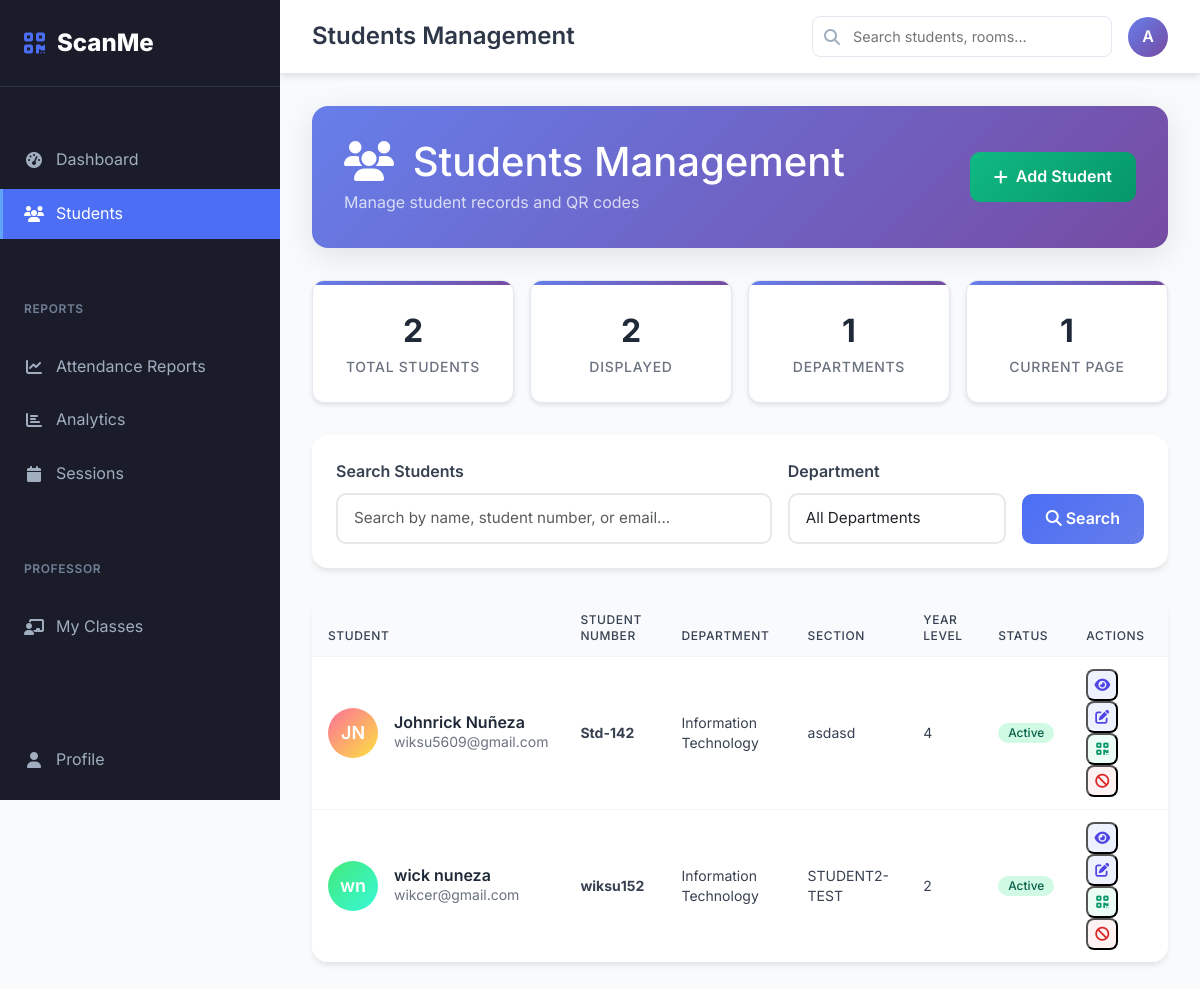
Page /students/ (signed in) on the committed database.
### app/models/user_model.py (models this page shows, shortened)
class User(UserMixin, db.Model):
    __tablename__ = 'users'
    id = db.Column(db.Integer, primary_key=True)
    username = db.Column(db.String(80), unique=True, nullable=False, index=True)
    email = db.Column(db.String(120), unique=True, nullable=False, index=True)
    password = db.Column(db.String(255), nullable=False)
    role = db.Column(db.String(20), nullable=False, default='student')  # admin, student, professor
    is_active = db.Column(db.Boolean, default=True, nullable=False)
    created_at = db.Column(db.DateTime, default=datetime.utcnow)
    last_login = db.Column(db.DateTime)
    attendance_records = db.relationship('AttendanceRecord', backref='scanned_by_user', lazy=True,
                                       foreign_keys='AttendanceRecord.scanned_by')
    time_in_records = db.relationship('AttendanceRecord', backref='time_in_scanned_by_user', lazy=True,
                                    foreign_keys='AttendanceRecord.time_in_scanned_by')
    time_out_records = db.relationship('AttendanceRecord', backref='time_out_scanned_by_user', lazy=True,
                                     foreign_keys='AttendanceRecord.time_out_scanned_by')
    def is_admin(self):
        return self.role == 'admin'
    def is_professor(self):
        return self.role == 'professor'
    def can_manage_students(self):
        return self.role in ['admin', 'professor']
    def can_view_reports(self):
        return self.role in ['admin', 'professor']
    def get_display_name(self):
        return self.username.title()

### app/models/student_model.py (models this page shows, shortened)
class Student(db.Model):
    __tablename__ = 'students'
    id = db.Column(db.Integer, primary_key=True)
    student_no = db.Column(db.String(20), unique=True, nullable=False, index=True)
    first_name = db.Column(db.String(50), nullable=False)
    last_name = db.Column(db.String(50), nullable=False)
    email = db.Column(db.String(120), unique=True, nullable=False, index=True)
    department = db.Column(db.String(100), nullable=False)
    section = db.Column(db.String(20), nullable=False)
    year_level = db.Column(db.Integer, nullable=False)
    qr_code_data = db.Column(db.Text, nullable=False)  # Unique QR data
    qr_code_path = db.Column(db.String(255))  # Path to QR code image
    is_active = db.Column(db.Boolean, default=True, nullable=False)
    created_at = db.Column(db.DateTime, default=datetime.utcnow)
    updated_at = db.Column(db.DateTime, default=datetime.utcnow, onupdate=datetime.utcnow)
    attendance_records = db.relationship('AttendanceRecord', backref='student', lazy=True, cascade='all, delete-orphan')
    def get_full_name(self):
        return f"{self.first_name} {self.last_name}"

### app/routes/student_routes.py (the view)
@student_bp.route('/')
@login_required
@requires_professor_or_admin
def list_students():
    try:
        page = request.args.get('page', 1, type=int)
        search = request.args.get('search', '').strip()
        department = request.args.get('department', '').strip()
        per_page = 20
        query = Student.query.filter_by(is_active=True)
        if search:
            students = Student.search_students(search)
            total = len(students)
            start = (page - 1) * per_page
            end = start + per_page
            paginated_students = students[start:end]
        elif department:
            students = Student.get_by_department(department)
            total = len(students)
            start = (page - 1) * per_page
            end = start + per_page
            paginated_students = students[start:end]
        else:
            pagination = query.order_by(Student.last_name, Student.first_name)\
                            .paginate(page=page, per_page=per_page, error_out=False)
            paginated_students = pagination.items
            total = pagination.total
        departments = db.session.query(Student.department)\
                        .filter(Student.is_active == True)\
                        .distinct().all()
        departments = [dept[0] for dept in departments]
        return render_template('students/list.html',
                             students=paginated_students,
                             departments=departments,
                             search=search,
                             selected_department=department,
                             page=page,
                             total=total,
                             per_page=per_page)
    except Exception as e:
        flash(f'Error loading students: {str(e)}', 'error')
        return render_template('students/list.html', students=[], departments=[])

### app/templates/students/list.html (shortened to what this page needs)
{% extends "dashboard_base.html" %}
{% block page_title %}Students Management{% endblock %}
{% block content %}
<div class="students-header">
    <div class="d-flex justify-content-between align-items-center">
        <div>
            <h1 class="mb-1">
                <i class="fas fa-users me-2"></i>
                Students Management
            </h1>
            <p class="mb-0 opacity-75">Manage student records and QR codes</p>
        </div>
        <button type="button" class="btn-success" data-modal-url="{{ url_for('students.add_student', modal=1) }}">
            <i class="fas fa-plus"></i>
            Add Student
        </button>
    </div>
</div>
<div class="stats-cards">
    <div class="stat-card">
        <p class="stat-value">{{ total or 0 }}</p>
        <p class="stat-label">Total Students</p>
    </div>
    <div class="stat-card">
        <p class="stat-value">{{ students|length }}</p>
        <p class="stat-label">Displayed</p>
    </div>
    <div class="stat-card">
        <p class="stat-value">{{ departments|length }}</p>
        <p class="stat-label">Departments</p>
    </div>
    <div class="stat-card">
        <p class="stat-value">{{ page or 1 }}</p>
        <p class="stat-label">Current Page</p>
    </div>
</div>
<div class="search-filters">
    <form method="GET" class="filter-row">
        <div class="form-group">
            <label for="search">Search Students</label>
            <input type="text" id="search" name="search" class="form-control"
                   placeholder="Search by name, student number, or email..."
                   value="{{ search or '' }}">
        </div>
        <div class="form-group">
            <label for="department">Department</label>
            <select id="department" name="department" class="form-control">
                <option value="">All Departments</option>
            </select>
        </div>
        <div>
            <button type="submit" class="btn-primary">
                <i class="fas fa-search"></i>
                Search
            </button>
        </div>
    </form>
</div>
<div class="students-table">
    {% if students %}
    <div class="table-responsive">
        <table class="table tw-w-full tw-text-sm tw-text-left tw-border-collapse tw-bg-white">
            <thead class="tw-bg-gray-50 tw-text-gray-500 tw-uppercase tw-text-xs tw-tracking-wider">
                <tr>
                    <th class="tw-px-4 tw-py-3 tw-font-medium">Student</th>
                    <th class="tw-px-4 tw-py-3 tw-font-medium">Student Number</th>
                    <th class="tw-px-4 tw-py-3 tw-font-medium">Department</th>
                    <th class="tw-px-4 tw-py-3 tw-font-medium">Section</th>
                    <th class="tw-px-4 tw-py-3 tw-font-medium">Year Level</th>
                    <th class="tw-px-4 tw-py-3 tw-font-medium">Status</th>
                    <th class="tw-px-4 tw-py-3 tw-font-medium">Actions</th>
                </tr>
            </thead>
            <tbody class="tw-divide-y tw-divide-gray-100">
                {% for student in students %}
                <tr class="hover:tw-bg-gray-50 tw-transition" data-student-id="{{ student.id }}">
                    <td class="tw-px-4 tw-py-3 tw-text-sm tw-text-gray-700">
                        <div class="student-info">
                            <div class="student-avatar" style="background: {{ get_avatar_color(student.get_full_name()) }};">
                                {{ student.first_name[0] }}{{ student.last_name[0] }}
                            </div>
                            <div class="student-details">
                                <h6>{{ student.get_full_name() }}</h6>
                                <p>{{ student.email }}</p>
                            </div>
                        </div>
                    </td>
                    <td class="tw-px-4 tw-py-3 tw-text-sm tw-text-gray-700">
                        <strong>{{ student.student_no }}</strong>
                    </td>
                    <td class="tw-px-4 tw-py-3 tw-text-sm tw-text-gray-700">{{ student.department }}</td>
                    <td class="tw-px-4 tw-py-3 tw-text-sm tw-text-gray-700">{{ student.section }}</td>
                    <td class="tw-px-4 tw-py-3 tw-text-sm tw-text-gray-700">{{ student.year_level }}</td>
                    <td class="tw-px-4 tw-py-3 tw-text-sm tw-text-gray-700">
                        {% if student.is_active %}
                        <span class="tw-inline-flex tw-items-center tw-px-2.5 tw-py-0.5 tw-rounded-full tw-text-xs tw-font-medium tw-bg-emerald-100 tw-text-emerald-800">Active</span>
                        {% else %}
                        <span class="tw-inline-flex tw-items-center tw-px-2.5 tw-py-0.5 tw-rounded-full tw-text-xs tw-font-medium tw-bg-amber-100 tw-text-amber-800">Inactive</span>
                        {% endif %}
                    </td>
                    <td class="tw-px-4 tw-py-3 tw-text-sm tw-text-gray-700">
                        <button type="button" class="tw-inline-flex tw-items-center tw-justify-center tw-w-8 tw-h-8 tw-rounded-lg tw-text-sm tw-text-indigo-600 tw-bg-indigo-50 hover:tw-bg-indigo-100 active:tw-scale-95 tw-transition focus:tw-outline-none focus:tw-ring-2 focus:tw-ring-indigo-500/50"
                                data-modal-url="{{ url_for('students.view_student', id=student.id, modal=1) }}" title="View">
                            <i class="fas fa-eye"></i>
                        </button>
                        <button type="button" class="tw-inline-flex tw-items-center tw-justify-center tw-w-8 tw-h-8 tw-rounded-lg tw-text-sm tw-text-indigo-600 tw-bg-indigo-50 hover:tw-bg-indigo-100 active:tw-scale-95 tw-transition focus:tw-outline-none focus:tw-ring-2 focus:tw-ring-indigo-500/50"
                                data-modal-url="{{ url_for('students.edit_student', id=student.id, modal=1) }}" title="Edit">
                            <i class="fas fa-edit"></i>
                        </button>
                        <button type="button"
                                class="tw-inline-flex tw-items-center tw-justify-center tw-w-8 tw-h-8 tw-rounded-lg tw-text-sm tw-text-emerald-600 tw-bg-emerald-50 hover:tw-bg-emerald-100 active:tw-scale-95 tw-transition focus:tw-outline-none focus:tw-ring-2 focus:tw-ring-emerald-500/50"
                                data-modal-url="{{ url_for('students.view_qr_code', id=student.id, modal=1) }}"
                                title="Download QR Code">
                            <i class="fas fa-qrcode"></i>
                        </button>
                        {% if student.is_active %}
                        <button type="button" data-delete-id="{{ student.id }}" data-delete-name="{{ student.get_full_name()|e }}"
                                class="tw-inline-flex tw-items-center tw-justify-center tw-w-8 tw-h-8 tw-rounded-lg tw-text-sm tw-text-red-600 tw-bg-red-50 hover:tw-bg-red-100 active:tw-scale-95 tw-transition focus:tw-outline-none focus:tw-ring-2 focus:tw-ring-red-500/50 btn-delete" title="Deactivate">
                            <i class="fas fa-ban"></i>
                        </button>
                        {% endif %}
                    </td>
                </tr>
                {% endfor %}
            </tbody>
        </table>
    </div>
    {% endif %}
</div>
{% endblock %}

### app/templates/dashboard_base.html (shortened to what this page needs)
<!DOCTYPE html>
<html lang="en">
<head>
    <link href="https://cdn.jsdelivr.net/npm/bootstrap@5.3.3/dist/css/bootstrap.min.css" rel="stylesheet">
    <script src="https://cdn.tailwindcss.com"></script>
    <link rel="stylesheet" href="https://cdnjs.cloudflare.com/ajax/libs/font-awesome/6.6.0/css/all.min.css">
</head>
<body>
    <nav class="sidebar" id="sidebar">
        <a href="{{ url_for('main.index') }}" class="sidebar-brand">
            <i class="fas fa-qrcode"></i>
            ScanMe
        </a>
        <div class="nav-group">
            <ul class="sidebar-nav">
                <li class="nav-item">
                    <a href="{{ url_for('main.dashboard') }}" class="nav-link {{ 'active' if request.endpoint == 'main.dashboard' }}">
                        <i class="fas fa-tachometer-alt"></i>
                        Dashboard
                    </a>
                </li>
                {% if current_user.can_manage_students() %}
                <li class="nav-item">
                    <a href="{{ url_for('students.list_students') }}" class="nav-link {{ 'active' if 'students' in request.endpoint }}">
                        <i class="fas fa-users"></i>
                        Students
                    </a>
                </li>
                {% endif %}
            </ul>
        </div>
        {% if current_user.can_view_reports() %}
        <div class="nav-group">
            <div class="nav-group-title">Reports</div>
            <ul class="sidebar-nav">
                <li class="nav-item">
                    <a href="{{ url_for('attendance.reports') }}" class="nav-link {{ 'active' if request.endpoint == 'attendance.reports' }}">
                        <i class="fas fa-chart-line"></i>
                        Attendance Reports
                    </a>
                </li>
                <li class="nav-item">
                    <a href="{{ url_for('attendance.analytics') }}" class="nav-link {{ 'active' if request.endpoint == 'attendance.analytics' }}">
                        <i class="fas fa-chart-bar"></i>
                        Analytics
                    </a>
                </li>
                <li class="nav-item">
                    <a href="{{ url_for('attendance.manage_sessions') }}" class="nav-link {{ 'active' if request.endpoint == 'attendance.manage_sessions' }}">
                        <i class="fas fa-calendar"></i>
                        Sessions
                    </a>
                </li>
            </ul>
        </div>
        {% endif %}
        {% if current_user.is_professor() or current_user.is_admin() %}
        <div class="nav-group">
            <div class="nav-group-title">Professor</div>
            <ul class="sidebar-nav">
                <li class="nav-item">
                    <a href="{{ url_for('professor.dashboard') }}" class="nav-link {{ 'active' if request.endpoint == 'professor.dashboard' }}">
                        <i class="fas fa-chalkboard-teacher"></i>
                        My Classes
                    </a>
                </li>
            </ul>
        </div>
        {% endif %}
        <div class="nav-group" style="margin-top: auto; padding-top: 2rem;">
            <ul class="sidebar-nav">
                <li class="nav-item">
                    <a href="{{ url_for('main.profile') }}" class="nav-link {{ 'active' if request.endpoint == 'main.profile' }}">
                        <i class="fas fa-user"></i>
                        Profile
                    </a>
                </li>
                <li class="nav-item">
                    <a href="{{ url_for('auth.change_password') }}" class="nav-link {{ 'active' if request.endpoint == 'auth.change_password' }}">
                    </a>
                </li>
            </ul>
        </div>
    </nav>
    <main class="main-content">
        <header class="topbar">
            <div class="d-flex align-items-center">
                <h1 class="page-title">{% block page_title %}Dashboard{% endblock %}</h1>
            </div>
            <div class="topbar-actions">
                <div class="search-box">
                    <i class="fas fa-search"></i>
                    <input type="text" placeholder="Search students, rooms..." id="globalSearch">
                </div>
                <div class="user-dropdown dropdown">
                    <div class="user-avatar" data-bs-toggle="dropdown" aria-expanded="false">
                        {{ current_user.username[0].upper() }}
                    </div>
                </div>
            </div>
        </header>
        <div class="content-area">
            {% block content %}{% endblock %}
        </div>
    </main>
</body>
</html>

### rows in the picture
User: username "A"
Student: first_name "J", last_name "N", get_full_name "Johnrick Nuñeza", email "wiksu5609@gmail.com", student_no "Std-142", department "Information Technology", section "asdasd", year_level "4", is_active "Active"
Student: first_name "w", last_name "n", get_full_name "wick nuneza", email "wikcer@gmail.com", student_no "wiksu152", department "Information Technology", section "STUDENT2-TEST", year_level "2", is_active "Active"

### other values in the picture
{{ total or 0 }} "2"
{{ students|length }} "2"
{{ departments|length }} "1"
{{ page or 1 }} "1"
